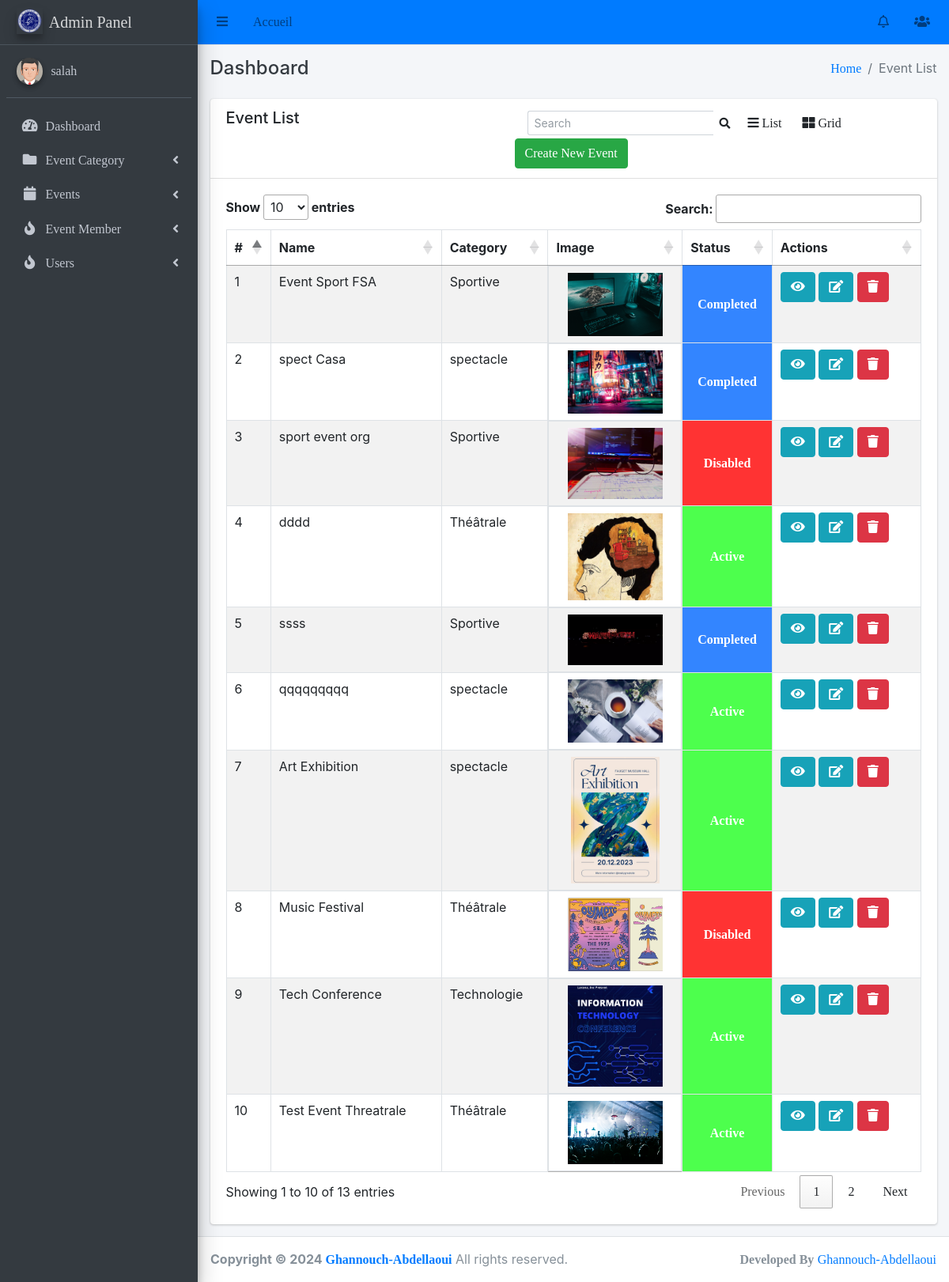
The page /events/event-list/ (signed in) on the database its author committed.
### events/models.py (models this page shows, shortened)
class Event(models.Model):
    category = models.ForeignKey(EventCategory, on_delete=models.CASCADE)
    name = models.CharField(max_length=255, unique=True)
    description = RichTextUploadingField()
    job_category = models.ForeignKey(JobCategory, on_delete=models.CASCADE)
    select_scheduled_status = (
        ('yet to scheduled', 'Yet to Scheduled'),
        ('scheduled', 'Scheduled')
    )
    scheduled_status = models.CharField(max_length=25, choices=select_scheduled_status)
    venue = models.CharField(max_length=255)
    start_date = models.DateField()
    end_date = models.DateField()
    location = LocationField()
    maximum_attende = models.PositiveIntegerField()
    created_user = models.ForeignKey('auth.User', on_delete=models.CASCADE, null=True, blank=True, related_name='event_created_user')
    updated_user = models.ForeignKey('auth.User', on_delete=models.CASCADE, blank=True, null=True, related_name='event_updated_user')
    created_date = models.DateField(auto_now_add=True)
    updated_date = models.DateField(auto_now_add=True)
    last_updated = models.DateTimeField(auto_now=True)
    status_choice = (
        ('disabled', 'Disabled'),
        ('active', 'Active'),
        ('deleted', 'Deleted'),
        ('time out', 'Time Out'),
        ('completed', 'Completed'),
        ('cancel', 'Cancel'),
    )
    status = models.CharField(choices=status_choice, max_length=10)
    price = models.DecimalField(max_digits=8, decimal_places=2,null=True)
    ticket = models.OneToOneField(Ticket, on_delete=models.CASCADE, null=True,  blank=True)

class EventCategory(models.Model):
    name = models.CharField(max_length=255, unique=True)
    code = models.CharField(max_length=6, unique=True)
    created_user = models.ForeignKey('auth.User', on_delete=models.CASCADE, related_name='created_user')
    updated_user = models.ForeignKey('auth.User', on_delete=models.CASCADE, related_name='updated_user')
    created_date = models.DateField(auto_now_add=True)
    updated_date = models.DateField(auto_now_add=True)
    status_choice = (
        ('active', 'Active'),
        ('deleted', 'Deleted'),
        ('blocked', 'Blocked'),
    )
    status = models.CharField(choices=status_choice, max_length=10)
    def __str__(self):
        return self.name

class EventImage(models.Model):
    event = models.OneToOneField(Event, on_delete=models.CASCADE)
    image = models.ImageField(upload_to='event_image/')

### events/views.py (the view)
# urls.py: path('event-list/', EventListView.as_view(), name='event-list'),
class EventListView(LoginRequiredMixin, ListView):
    login_url = 'login'
    model = Event
    template_name = 'events/event_list.html'
    context_object_name = 'events'

### main/templates/events/event_list.html (shortened to what this page needs)
{% extends 'base/base.html' %}
{% block breadcrumb %}Event List{% endblock breadcrumb %}
{% block content %}
    <div class="row">
        <div class="col-md-12">
            <div class="card">
                <div class="card-header">
                    <div class="row">
                        <div class="col-md-5">
                            <h5>Event List</h5>
                        </div>
                        <div class="col-md-7">
                            <div class="row">
                                <form class="form-inline ml-3" action="{% url 'admin_events:search-event' %}" method="POST">
                                    <div class="input-group input-group-sm">
                                      <input class="form-control form-control-navbar" name="search" type="search" placeholder="Search" aria-label="Search">
                                      <div class="input-group-append">
                                        <button class="btn btn-navbar" type="submit">
                                          <i class="fas fa-search"></i>
                                        </button>
                                      </div>
                                    </div>
                                  </form>
                                <a class="btn" onclick="listView()"><i class="fa fa-bars"></i> List</a>
                                <a class="btn active" onclick="gridView()"><i class="fa fa-th-large"></i> Grid</a>
                                <a class="btn btn-success" href="{% url 'admin_events:event-create' %}">Create New Event</a>
                            </div>
                        </div>
                    </div>
                </div>
                <div class="card-body">
                      <table class="table table-striped table-bordered datatable dataTable no-footer" id="myTable" role="grid" aria-describedby="DataTables_Table_0_info" style="border-collapse: collapse !important">
                        <thead>
                            <tr role="row">
                                <th>#</th>
                                <th>Name</th>
                                <th>Category</th>
                                <th class="event_image">Image</th>
                                <th>Status</th>
                                <th>Actions</th>
                            </tr>
                        </thead>
                        <tbody>
                            {% for event in events %}
                              <tr>
                                  <td>{{ forloop.counter }}</td>
                                  <td>{{ event.name }}</td>
                                  <td>{{ event.category }}</td>
                                  <td class="event_image" style="display: flex; justify-content: center;">
                                      <img class="event_image" src="{{ event.eventimage.image.url }}" alt="Image"  style="max-width: 120px; max-height: 160px; width: auto; height: auto;">
                                  </td>
                                  <td {% if event.status == 'active' %} style="background-color: #4dff4d;font-weight: bold;text-align: center; vertical-align: middle;" {% elif event.status == 'completed' %} style="background-color: #3385ff;font-weight: bold;text-align: center; vertical-align: middle;" {% else %} style="background-color: #ff3333;font-weight: bold;text-align: center; vertical-align: middle;" {% endif %}>
                                    <a style="color:white;" href="{% url 'admin_events:update-event-status' event.id %}">{{ event.status|title }}</a>
                                  </td>
                                  <td>
                                      <a class="btn btn-info" href="{% url 'admin_events:event-detail' event.pk %}" title="view">
                                          <i class="fa fa-eye"></i>
                                      </a>
                                      <a class="btn btn-info" href="{% url 'admin_events:event-edit' event.pk %}" title="edit">
                                        <i class="fa fa-edit"></i>
                                    </a>
                                      <a class="btn btn-danger" href="{% url 'admin_events:event-delete' event.pk %}" title="delete">
                                          <i class="fa fa-trash"></i>
                                      </a>
                                  </td>
                              </tr>
                            {% endfor %}
                        </tbody>
                    </table>
                </div>
            </div>
        </div>
    </div>
{% endblock content %}

### main/templates/base/sidebar.html (shortened to what this page needs)
{% load static %}
<aside class="main-sidebar sidebar-dark-primary elevation-4">
    <a href="#" class="brand-link">
      <img src="{% static 'img/logo.png' %}" alt="Logo" class="brand-image elevation-3"
           style="opacity: .8">
          <span class="brand-text font-weight-light">Admin Panel</span>
    </a>
    <div class="sidebar">
      <div class="user-panel mt-3 pb-3 mb-3 d-flex">
        <div class="image">
          <img src="{% static 'img/avatar5.png' %}" class="img-circle elevation-2" alt="User Image">
        </div>
        <div class="info">
          <a href="{% url 'admin_events:list_user' %}" class="d-block">{{request.user}}</a>
        </div>
      </div>
      <nav class="mt-2">
        <ul class="nav nav-pills nav-sidebar flex-column" data-widget="treeview" role="menu" data-accordion="false">
          <li class="nav-item">
            <a href="{% url 'dashboard' %}" class="nav-link">
              <i class="nav-icon fas fa-tachometer-alt"></i>
              <p>
                Dashboard
              </p>
            </a>
          </li>
          <li class="nav-item has-treeview menu-close">
            <a href="#" class="nav-link">
              <i class="nav-icon fas fa-folder"></i>
              <p>
                Event Category
                <i class="right fas fa-angle-left"></i>
              </p>
            </a>
          </li>
          <li class="nav-item has-treeview menu-close">
            <a href="#" class="nav-link">
              <i class="nav-icon fas fa-calendar"></i>
              <p>
                Events
                <i class="right fas fa-angle-left"></i>
              </p>
            </a>
          </li>
          <li class="nav-item has-treeview menu-close">
            <a href="#" class="nav-link">
              <i class="nav-icon fas fa-fire"></i>
              <p>
                Event Member
                <i class="right fas fa-angle-left"></i>
              </p>
            </a>
          </li>
          <li class="nav-item has-treeview menu-close">
            <a href="#" class="nav-link">
              <i class="nav-icon fas fa-fire"></i>
              <p>
                Users
                <i class="right fas fa-angle-left"></i>
              </p>
            </a>
          </li>
        </ul>
      </nav>
    </div>
  </aside>

### rows shown on the page
Event: name "Event Sport FSA", category "Sportive", eventimage.image (picture), status "Completed"
Event: name "spect Casa", category "spectacle", eventimage.image (picture), status "Completed"
Event: name "sport event org", category "Sportive", eventimage.image (picture), status "Disabled"
Event: name "dddd", category "Théâtrale", eventimage.image (picture), status "Active"
Event: name "ssss", category "Sportive", eventimage.image (picture), status "Completed"
Event: name "qqqqqqqqq", category "spectacle", eventimage.image (picture), status "Active"
Event: name "Art Exhibition", category "spectacle", eventimage.image (picture), status "Active"
Event: name "Music Festival", category "Théâtrale", eventimage.image (picture), status "Disabled"
Event: name "Tech Conference", category "Technologie", eventimage.image (picture), status "Active"
Event: name "Test Event Threatrale", category "Théâtrale", eventimage.image (picture), status "Active"

### other values the page prints
{{ request.user }} "salah"
